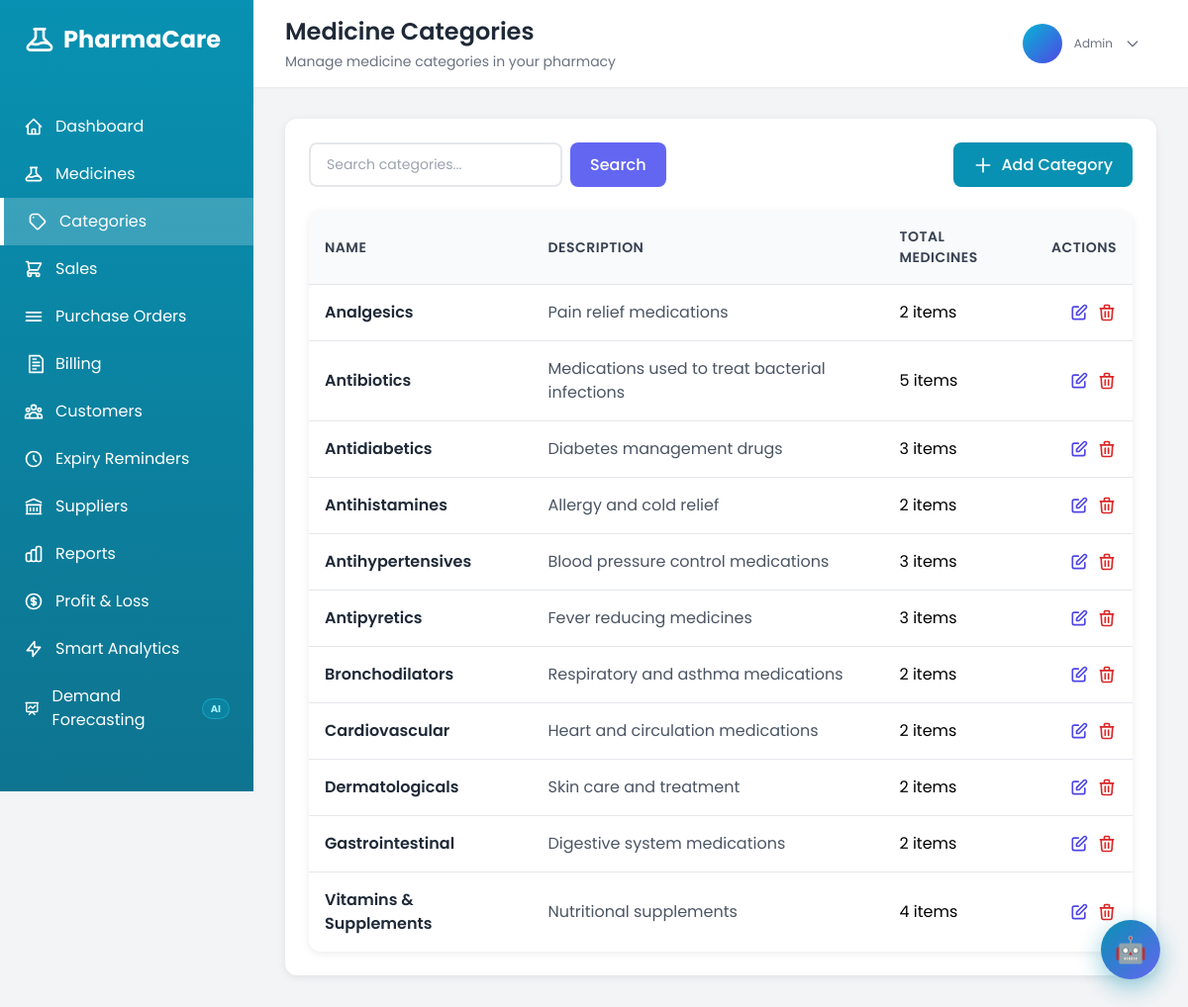
The app's page /categories/ (signed in) with its own data.
### MediApp/models.py (models this page shows, shortened)
class User(AbstractUser):
    ROLE_CHOICES = [
        ('admin', 'Admin'),
        ('pharmacist', 'Pharmacist'),
        ('assistant', 'Assistant'),
    ]
    role = models.CharField(max_length=20, choices=ROLE_CHOICES, default='assistant')
    contact_number = models.CharField(max_length=15, blank=True)

class Category(models.Model):
    name = models.CharField(max_length=100, unique=True)
    description = models.TextField(blank=True)
    created_by = models.ForeignKey(
        'User',
        on_delete=models.SET_NULL,
        null=True,
        blank=True,
        related_name='categories_created'
    )
    created_at = models.DateTimeField(default=timezone.now)
    class Meta:
        ordering = ['name']
        verbose_name_plural = 'Categories'

### MediApp/views.py (the view)
# urls.py: path('categories/', views.category_list, name='category_list'),
@pharmacist_or_admin
def category_list(request):
    query = request.GET.get('q', '')
    categories = owner_scope_queryset(request, Category.objects.all(), 'created_by')
    if query:
        categories = categories.filter(
            Q(name__icontains=query) | Q(description__icontains=query)
        ).annotate(medicine_count=Count('medicines')).order_by('name')
    else:
        categories = categories.annotate(medicine_count=Count('medicines')).order_by('name')
    return render(request, 'category/category_list.html', {
        'categories': categories,
        'search_query': query
    })

### MediApp/views.py (called while the page is built)
def is_admin_role(user):
    return bool(getattr(user, 'is_superuser', False) or getattr(user, 'role', None) == 'admin')

def owner_scope_queryset(request, queryset, owner_field='created_by'):
    if not getattr(request, 'user', None) or not request.user.is_authenticated:
        return queryset.none()
    if is_admin_role(request.user):
        return queryset
    return queryset.filter(**{owner_field: request.user})

### MediApp/templates/category/category_list.html (shortened to what this page needs)
{% extends 'base.html' %}
{% block page_title %}Medicine Categories{% endblock %}
{% block page_subtitle %}Manage medicine categories in your pharmacy{% endblock %}
{% block content %}
<div class="card p-6">
    <div class="flex flex-col sm:flex-row justify-between gap-4 mb-6">
        <form method="GET" action="{% url 'category_list' %}" class="flex gap-2 w-full sm:w-auto">
            <input type="text" name="q" value="{{ search_query }}" placeholder="Search categories..."
                   class="form-input flex-1 sm:w-64">
            <button type="submit" class="btn btn-secondary">Search</button>
        </form>
        <a href="{% url 'add_category' %}" class="btn btn-primary flex items-center gap-2 whitespace-nowrap">
            <svg class="w-5 h-5" fill="none" stroke="currentColor" viewBox="0 0 24 24">
                <path stroke-linecap="round" stroke-linejoin="round" stroke-width="2" d="M12 4v16m8-8H4"/>
            </svg>
            Add Category
        </a>
    </div>
    <div class="table-container">
        <table class="table">
            <thead>
                <tr>
                    <th>Name</th>
                    <th>Description</th>
                    <th>Total Medicines</th>
                    <th class="text-right">Actions</th>
                </tr>
            </thead>
            <tbody>
                {% for category in categories %}
                <tr>
                    <td class="font-semibold text-gray-800">{{ category.name }}</td>
                    <td class="text-gray-600">{{ category.description|default:"No description" }}</td>
                    <td>
                        <span class="badge badge-blue">
                            {{ category.medicine_count }} items
                        </span>
                    </td>
                    <td class="text-right">
                        <div class="flex items-center justify-end gap-2">
                            <a href="{% url 'edit_category' category.id %}" class="btn-icon text-indigo-600 hover:bg-indigo-50" title="Edit">
                                <svg class="w-5 h-5" fill="none" stroke="currentColor" viewBox="0 0 24 24">
                                    <path stroke-linecap="round" stroke-linejoin="round" stroke-width="2" d="M11 5H6a2 2 0 00-2 2v11a2 2 0 002 2h11a2 2 0 002-2v-5m-1.414-9.414a2 2 0 112.828 2.828L11.828 15H9v-2.828l8.586-8.586z"/>
                                </svg>
                            </a>
                            {% if request.user.is_superuser or request.user.role == 'admin' %}
                            <a href="{% url 'delete_category' category.id %}" class="btn-icon text-red-600 hover:bg-red-50" title="Delete">
                                <svg class="w-5 h-5" fill="none" stroke="currentColor" viewBox="0 0 24 24">
                                    <path stroke-linecap="round" stroke-linejoin="round" stroke-width="2" d="M19 7l-.867 12.142A2 2 0 0116.138 21H7.862a2 2 0 01-1.995-1.858L5 7m5 4v6m4-6v6m1-10V4a1 1 0 00-1-1h-4a1 1 0 00-1 1v3M4 7h16"/>
                                </svg>
                            </a>
                            {% endif %}
                        </div>
                    </td>
                </tr>
                {% endfor %}
            </tbody>
        </table>
    </div>
</div>
{% endblock %}

### MediApp/templates/base.html (shortened to what this page needs)
<!DOCTYPE html>
<html lang="en">
<head>
    <script src="https://cdn.tailwindcss.com"></script>
</head>
<body>
    <aside class="sidebar" id="sidebar">
        <div class="p-6">
            <div class="flex items-center justify-between">
                <h1 class="text-2xl font-bold flex items-center gap-2">
                    PharmaCare
                </h1>
            </div>
        </div>
        <nav class="mt-6">
            <a href="{% url 'dashboard' %}" class="nav-link flex items-center gap-3 px-6 py-3 {% if request.resolver_match.url_name == 'dashboard' %}active{% endif %}" onclick="closeSidebarOnMobile()">
                <svg class="w-5 h-5" fill="none" stroke="currentColor" viewBox="0 0 24 24">
                    <path stroke-linecap="round" stroke-linejoin="round" stroke-width="2" d="M3 12l2-2m0 0l7-7 7 7M5 10v10a1 1 0 001 1h3m10-11l2 2m-2-2v10a1 1 0 01-1 1h-3m-6 0a1 1 0 001-1v-4a1 1 0 011-1h2a1 1 0 011 1v4a1 1 0 001 1m-6 0h6"/>
                </svg>
                Dashboard
            </a>
            {% if request.user.is_superuser or request.user.role == 'admin' or request.user.role == 'pharmacist' %}
            <a href="{% url 'medicine_list' %}" class="nav-link flex items-center gap-3 px-6 py-3 " onclick="closeSidebarOnMobile()">
                Medicines
            </a>
            <a href="{% url 'category_list' %}" class="nav-link flex items-center gap-3 px-6 py-3 {% if 'categories' in request.path %}active{% endif %}" onclick="closeSidebarOnMobile()">
                <svg class="w-5 h-5" fill="none" stroke="currentColor" viewBox="0 0 24 24">
                    <path stroke-linecap="round" stroke-linejoin="round" stroke-width="2" d="M7 7h.01M7 3h5c.512 0 1.024.195 1.414.586l7 7a2 2 0 010 2.828l-7 7a2 2 0 01-2.828 0l-7-7A1.994 1.994 0 013 12V7a4 4 0 014-4z"/>
                </svg>
                Categories
            </a>
            {% endif %}
            <a href="{% url 'sales_list' %}" class="nav-link flex items-center gap-3 px-6 py-3 {% if 'sales' in request.path %}active{% endif %}" onclick="closeSidebarOnMobile()">
                <svg class="w-5 h-5" fill="none" stroke="currentColor" viewBox="0 0 24 24">
                    <path stroke-linecap="round" stroke-linejoin="round" stroke-width="2" d="M3 3h2l.4 2M7 13h10l4-8H5.4M7 13L5.4 5M7 13l-2.293 2.293c-.63.63-.184 1.707.707 1.707H17m0 0a2 2 0 100 4 2 2 0 000-4zm-8 2a2 2 0 11-4 0 2 2 0 014 0z"/>
                </svg>
                Sales
            </a>
            <a href="{% url 'purchase_order_list' %}" class="nav-link flex items-center gap-3 px-6 py-3 {% if 'purchase-orders' in request.path %}active{% endif %}" onclick="closeSidebarOnMobile()">
                <svg class="w-5 h-5" fill="none" stroke="currentColor" viewBox="0 0 24 24">
                    <path stroke-linecap="round" stroke-linejoin="round" stroke-width="2" d="M3 7h18M3 12h18M3 17h18"/>
                </svg>
                Purchase Orders
            </a>
            <a href="{% url 'invoice_history' %}" class="nav-link flex items-center gap-3 px-6 py-3 " onclick="closeSidebarOnMobile()">
                <svg class="w-5 h-5" fill="none" stroke="currentColor" viewBox="0 0 24 24">
                    <path stroke-linecap="round" stroke-linejoin="round" stroke-width="2" d="M7 2h12l4 4v16H7zM11 10h8M11 14h8M11 18h4M11 6h4"/>
                </svg>
                Billing
            </a>
            <a href="{% url 'customer_list' %}" class="nav-link flex items-center gap-3 px-6 py-3 {% if 'customer' in request.path and 'expiry-reminders' not in request.path %}active{% endif %}" onclick="closeSidebarOnMobile()">
                Customers
            </a>
            <a href="{% url 'expiry_reminder_list' %}" class="nav-link flex items-center gap-3 px-6 py-3 {% if 'expiry-reminders' in request.path %}active{% endif %}" onclick="closeSidebarOnMobile()">
                <svg class="w-5 h-5" fill="none" stroke="currentColor" viewBox="0 0 24 24">
                    <path stroke-linecap="round" stroke-linejoin="round" stroke-width="2" d="M12 8v4l3 3m6-3a9 9 0 11-18 0 9 9 0 0118 0z"/>
                </svg>
                Expiry Reminders
            </a>
            {% if request.user.is_superuser or request.user.role == 'admin' or request.user.role == 'pharmacist' %}
            <a href="{% url 'supplier_list' %}" class="nav-link flex items-center gap-3 px-6 py-3 {% if 'supplier' in request.path %}active{% endif %}" onclick="closeSidebarOnMobile()">
                <svg class="w-5 h-5" fill="none" stroke="currentColor" viewBox="0 0 24 24">
                    <path stroke-linecap="round" stroke-linejoin="round" stroke-width="2" d="M8 14v3m4-3v3m4-3v3M3 21h18M3 10h18M3 7l9-4 9 4M4 10h16v11H4V10z"/>
                </svg>
                Suppliers
            </a>
            {% endif %}
            {% if request.user.is_superuser or request.user.role == 'admin' or request.user.role == 'pharmacist' or request.user.role == 'assistant' %}
            <a href="{% url 'reports_dashboard' %}" class="nav-link flex items-center gap-3 px-6 py-3 {% if request.resolver_match.url_name == 'reports_dashboard' %}active{% endif %}" onclick="closeSidebarOnMobile()">
                Reports
            </a>
            <a href="{% url 'profit_loss_report' %}" class="nav-link flex items-center gap-3 px-6 py-3 {% if request.resolver_match.url_name == 'profit_loss_report' %}active{% endif %}" onclick="closeSidebarOnMobile()">
                Profit & Loss
            </a>
            <a href="{% url 'smart_analytics' %}" class="nav-link flex items-center gap-3 px-6 py-3 {% if request.resolver_match.url_name == 'smart_analytics' %}active{% endif %}" onclick="closeSidebarOnMobile()">
                <svg class="w-5 h-5" fill="none" stroke="currentColor" viewBox="0 0 24 24">
                    <path stroke-linecap="round" stroke-linejoin="round" stroke-width="2" d="M13 10V3L4 14h7v7l9-11h-7z"/>
                </svg>
                Smart Analytics
            </a>
            <a href="{% url 'demand_forecasting' %}" class="nav-link flex items-center gap-3 px-6 py-3 {% if request.resolver_match.url_name == 'demand_forecasting' %}active{% endif %}" onclick="closeSidebarOnMobile()">
                <svg class="w-5 h-5" fill="none" stroke="currentColor" viewBox="0 0 24 24">
                    <path stroke-linecap="round" stroke-linejoin="round" stroke-width="2" d="M7 12l3-3 3 3 4-4M8 21l4-4 4 4M3 4h18M4 4h16v12a1 1 0 01-1 1H5a1 1 0 01-1-1V4z"/>
                </svg>
                Demand Forecasting
                <span class="ml-auto text-[10px] font-bold bg-cyan-500/20 text-cyan-200 border border-cyan-400/40 px-2 py-0.5 rounded-full">AI</span>
            </a>
            {% endif %}
        </nav>
    </aside>
    <div class="main-content" id="mainContent">
        <header class="bg-white shadow-sm px-4 md:px-8 py-4 sticky top-0 z-50">
            <div class="flex justify-between items-center">
                <div class="flex items-center gap-4">
                    <div>
                        <h2 class="text-xl md:text-2xl font-semibold text-gray-800">{% block page_title %}Dashboard{% endblock %}</h2>
                        <p class="text-xs md:text-sm text-gray-500 mt-1 hidden sm:block">{% block page_subtitle %}Welcome back, {{ request.user.get_full_name|default:request.user.username }}{% endblock %}</p>
                    </div>
                </div>
                <div class="user-dropdown">
                    <button onclick="toggleDropdown()" class="flex items-center gap-2 md:gap-3 px-2 md:px-4 py-2 rounded-lg hover:bg-gray-100 transition">
                        <div class="w-8 h-8 md:w-10 md:h-10 bg-gradient-to-br from-cyan-500 to-indigo-600 rounded-full flex items-center justify-center text-white font-semibold text-sm md:text-base">
                        </div>
                        <div class="text-left hidden md:block">
                            <p class="text-xs text-gray-500">{{ user.get_role_display }}</p>
                        </div>
                        <svg class="w-4 h-4 text-gray-500" fill="none" stroke="currentColor" viewBox="0 0 24 24">
                            <path stroke-linecap="round" stroke-linejoin="round" stroke-width="2" d="M19 9l-7 7-7-7"/>
                        </svg>
                    </button>
                </div>
            </div>
        </header>
        <main class="flex-1 p-4 md:p-8">
            {% block content %}
            {% endblock %}
        </main>
    </div>
    {% if request.user.is_authenticated %}
    <button id="medibot-fab" onclick="medibotToggle()" title="MediBot — Pharmacy Assistant" aria-label="Open MediBot">
        🤖
    </button>
    {% endif %}
</body>
</html>

### MediApp/templates/base.html (style rules this page uses)
* { font-family: 'Poppins', sans-serif; }
:root { --primary-color: #0891b2; --primary-dark: #0e7490; --secondary-color: #6366f1; --success-color: #10b981; --warning-color: #f59e0b; --danger-color: #44bfef; }
body { background-color: #f3f4f6; }
.sidebar { position: fixed; top: 0; left: 0; height: 100vh; width: 16rem; background: linear-gradient(to bottom, #0891b2, #0e7490); color: white; transform: translateX(0); transition: transform 0.3s ease; z-index: 1000; overflow-y: auto; }
.main-content { margin-left: 16rem; transition: margin-left 0.3s ease; min-height: 100vh; display: flex; flex-direction: column; }
.nav-link { transition: all 0.3s ease; }
.nav-link.active { background-color: rgba(255, 255, 255, 0.2); border-left: 4px solid white; }
.card { background: white; border-radius: 12px; box-shadow: 0 2px 8px rgba(0, 0, 0, 0.08); transition: all 0.3s ease; }
.btn { padding: 10px 20px; border-radius: 8px; font-weight: 500; transition: all 0.3s ease; display: inline-flex; align-items: center; gap: 8px; cursor: pointer; border: none; }
.btn-primary { background-color: var(--primary-color); color: white; }
.btn-secondary { background-color: var(--secondary-color); color: white; }
.form-input, .form-select, .form-textarea { width: 100%; padding: 10px 16px; border: 2px solid #e5e7eb; border-radius: 8px; transition: all 0.3s ease; font-size: 14px; }
.user-dropdown { position: relative; }
.table-container { background: white; border-radius: 12px; overflow: hidden; box-shadow: 0 2px 8px rgba(0, 0, 0, 0.08); }
table { width: 100%; border-collapse: collapse; }
thead { background-color: #f9fafb; }
th { padding: 16px; text-align: left; font-weight: 600; color: #374151; font-size: 14px; text-transform: uppercase; letter-spacing: 0.5px; }
td { padding: 16px; border-top: 1px solid #e5e7eb; }
main { animation: fadeSlideIn 0.6s ease-out; }
#medibot-fab { position: fixed; bottom: 28px; right: 28px; z-index: 9990; width: 60px; height: 60px; border-radius: 50%; background: linear-gradient(135deg, #0891b2, #6366f1); color: white; border: none; cursor: pointer; box-shadow: 0 8px 24px rgba(8,145,178,0.45); display: flex; align-items: center; justify-content: center; font-size: 26px; transition: transform 0.25s cubic-bezier(0.34,1.56,0.64,1), box-shadow 0.25s; animation: fabPulse 2.5s infinite; }

### records on screen
User: role "Admin"
Category: name "Analgesics", description "Pain relief medications", medicine_count "2"
Category: name "Antibiotics", description "Medications used to treat bacterial infections", medicine_count "5"
Category: name "Antidiabetics", description "Diabetes management drugs", medicine_count "3"
Category: name "Antihistamines", description "Allergy and cold relief", medicine_count "2"
Category: name "Antihypertensives", description "Blood pressure control medications", medicine_count "3"
Category: name "Antipyretics", description "Fever reducing medicines", medicine_count "3"
Category: name "Bronchodilators", description "Respiratory and asthma medications", medicine_count "2"
Category: name "Cardiovascular", description "Heart and circulation medications", medicine_count "2"
Category: name "Dermatologicals", description "Skin care and treatment", medicine_count "2"
Category: name "Gastrointestinal", description "Digestive system medications", medicine_count "2"
Category: name "Vitamins & Supplements", description "Nutritional supplements", medicine_count "4"
